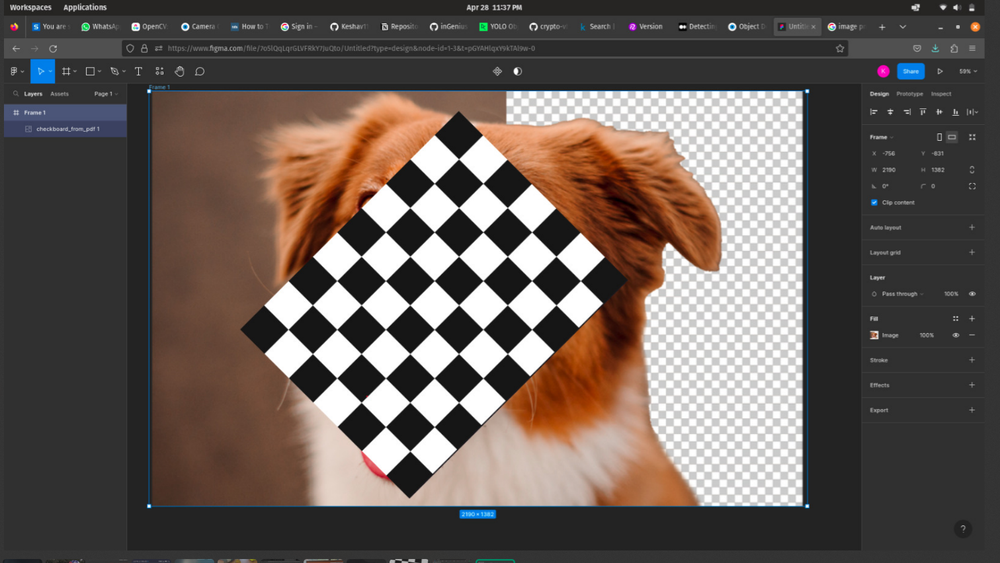
#> input picture CheckBoard/dis4.png, 1000 x 563 px, shrunk from 1512 x 852 before the run
$ python check.py
#> lines starting #> are read from the running program, lines starting #| are printed output that depends on the picture; after the words box and inside, x2 and y2 are one past the last pixel; in counts of white or black regions, pixels touching at a corner belong together; long printed decimals are rounded
# Import required modules
import cv2
import numpy as np

CHECKERBOARD = (6, 8)

criteria = (cv2.TERM_CRITERIA_EPS +
			cv2.TERM_CRITERIA_MAX_ITER, 30, 0.001)

threedpoints = []
twodpoints = []

objectp3d = np.zeros((1, CHECKERBOARD[0]
					* CHECKERBOARD[1],
					3), np.float32)

objectp3d[0, :, :2] = np.mgrid[0:CHECKERBOARD[0],
							0:CHECKERBOARD[1]].T.reshape(-1, 2)

# [12 lines of commented-out code are left out]
file = "CheckBoard/dis4.png"
# file = "CheckBoard\dis8.jpg"
# file =
image = cv2.imread(file)
#> image is the input picture: shape (563, 1000, 3); mean B, G, R 85.6, 91, 101.6

if image is None:
    print("Can not find image")
else:
    grayColor = cv2.cvtColor(image, cv2.COLOR_BGR2GRAY)
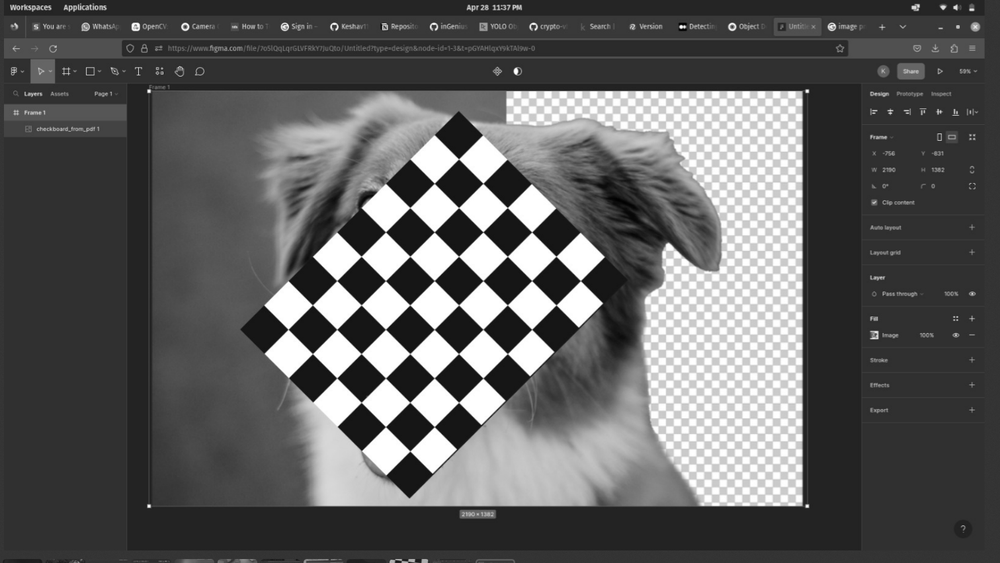
#> grayColor: shape (563, 1000); min 0, max 255, mean 93.6

ret, corners = cv2.findChessboardCorners(grayColor, CHECKERBOARD,cv2.CALIB_CB_ADAPTIVE_THRESH+ cv2.CALIB_CB_FAST_CHECK +cv2.CALIB_CB_NORMALIZE_IMAGE)
#> ret = True; corners = 48 rows, first 8: [458.6, 158.7], [483, 183.2], [507.3, 207.5], [531.6, 232], [555.9, 256.4], [580.5, 280.6], [434.4, 183.3], [458.5, 207.5]

print(ret)
#| True
if ret == True:
    threedpoints.append(objectp3d)

    corners2 = cv2.cornerSubPix(
        grayColor, corners, (11, 11), (-1, -1), criteria)
#> corners2 = 48 rows, first 8: [458.6, 158.9], [482.9, 183.3], [507.3, 207.6], [531.7, 231.9], [556, 256.3], [580.4, 280.6], [434.3, 183.3], [458.6, 207.6]
    twodpoints.append(corners2)
    image = cv2.drawChessboardCorners(image,
                                    CHECKERBOARD,
                                    corners2, ret)
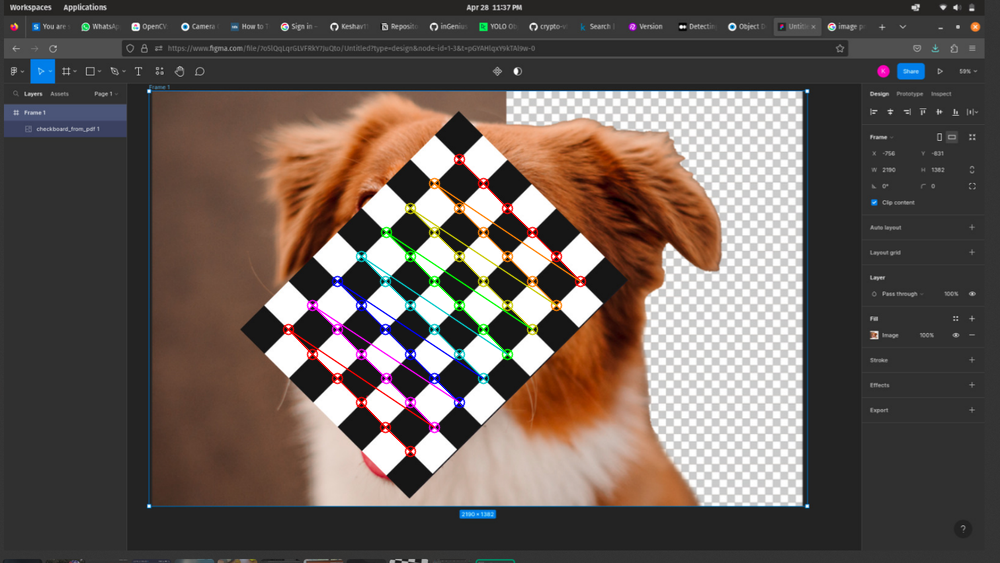
#> image: shape (563, 1000, 3); 1.8% of pixels changed, all inside (x1, y1, x2, y2) = (282, 153, 587, 458)

cv2.imshow('img', image)
cv2.waitKey(0)

cv2.destroyAllWindows()

h, w = image.shape[:2]
#> h = 563; w = 1000

ret, matrix, distortion, r_vecs, t_vecs = cv2.calibrateCamera(
	threedpoints, twodpoints, grayColor.shape[::-1], None, None)
#> ret = 0.0441; matrix = [[6064.6, 0, 500], [0, 6059.2, 353.7], [0, 0, 1]]; distortion = [[-1.14, 548.4, -0.0018, -0.00308, 1.06]]; r_vecs = ([0.00317, 0.00283, 0.785],); t_vecs = ([-1.2, -5.66, 176],)

# Displaying required output
print(" Camera matrix:")
print(matrix)
#| [[6.06459141e+03 0.00000000e+00 5.00048471e+02]
#|  [0.00000000e+00 6.05915694e+03 3.53744133e+02]
#|  [0.00000000e+00 0.00000000e+00 1.00000000e+00]]

print("\n Distortion coefficient:")
print(distortion)
#| [[-1.13708287e+00  5.48441680e+02 -1.80103216e-03 -3.08385730e-03
#|    1.06229610e+00]]

print("\n Rotation Vectors:")
print(r_vecs)
#| (array([[0.003166],
#|        [0.002831],
#|        [0.7854]]),)

print("\n Translation Vectors:")
print(t_vecs)
#| (array([[ -1.203],
#|        [ -5.660],
#|        [175.973]]),)

# file = "CheckBoard/dis8.jpg"
img = cv2.imread(file)

h,w = img.shape[:2]
newcameramtx, roi=cv2.getOptimalNewCameraMatrix(matrix,distortion,(w,h),1,(w,h))
#> newcameramtx = [[6162.8, 0, 499.7], [0, 6068, 353.3], [0, 0, 1]]; roi = (11, 12, 978, 545)

# undistort
dst = cv2.undistort(img, matrix, distortion, None, newcameramtx)
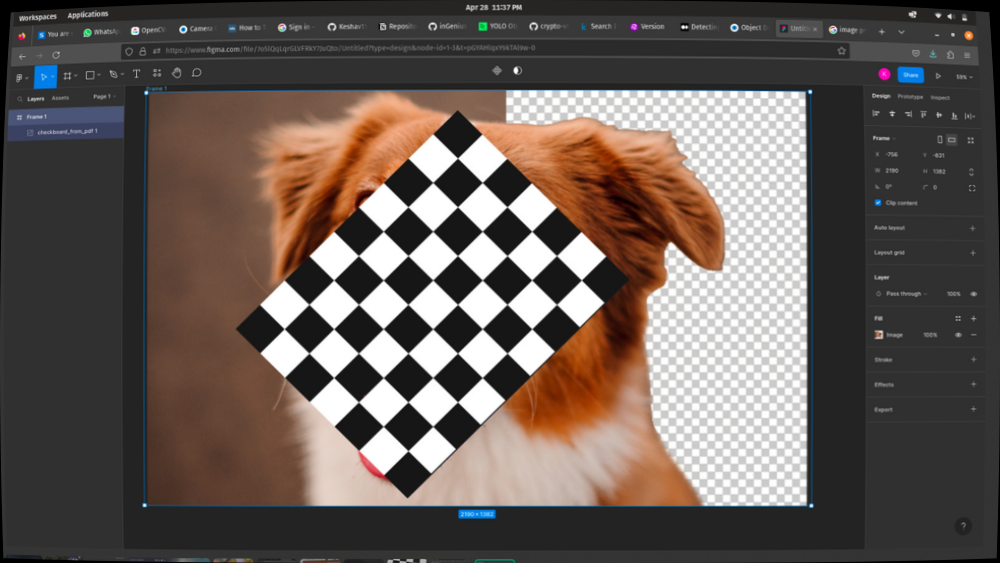
#> dst: shape (563, 1000, 3); mean B, G, R 85.3, 90.9, 101.7

# crop the image
x,y,w,h = roi
#> x = 11; y = 12; w = 978; h = 545

dst = dst[y:y+h, x:x+w]
#> dst: shape (545, 978, 3)
cv2.imwrite('calibresult.png',dst)

cv2.imshow('img', dst)
cv2.waitKey(0)

mapx,mapy = cv2.initUndistortRectifyMap(matrix,distortion,None,newcameramtx,(w,h),5)
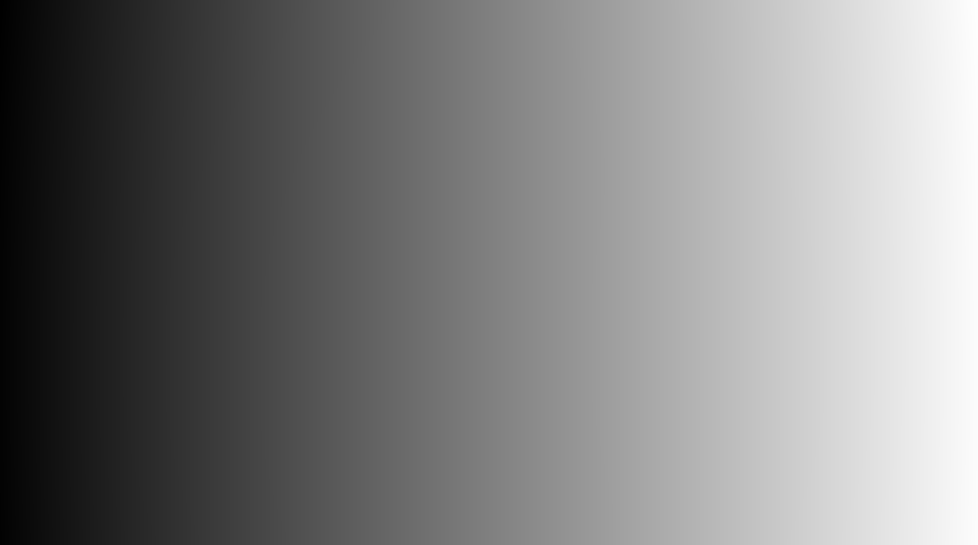
#> mapx: shape (545, 978) float32; min -13.39, max 987.2, mean 488.7; drawn with min black and max white
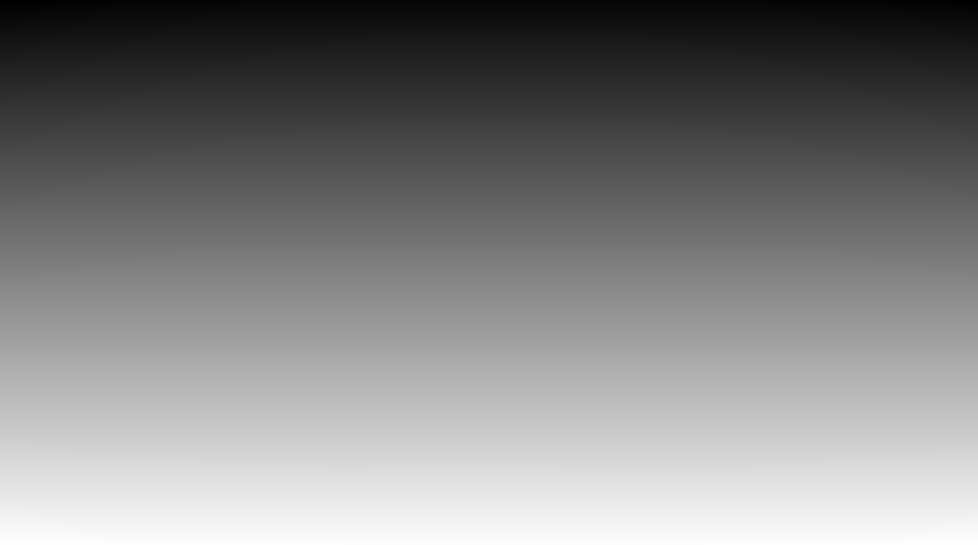
#> mapy: shape (545, 978) float32; min -14.59, max 548.5, mean 271.9; drawn with min black and max white
dst = cv2.remap(img,mapx,mapy,cv2.INTER_LINEAR)
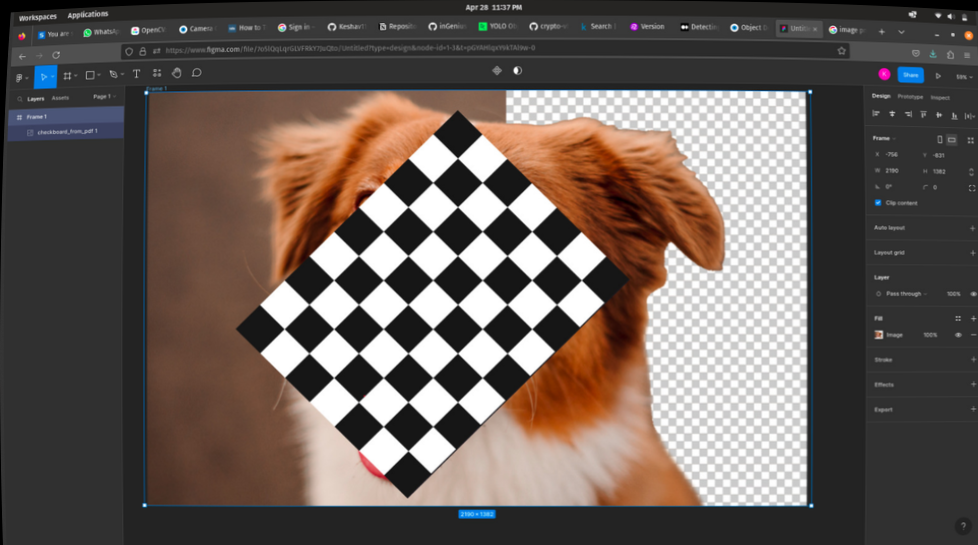
#> dst: shape (545, 978, 3); mean B, G, R 87.6, 93.4, 104.9

# crop the image
x,y,w,h = roi
dst = dst[y:y+h, x:x+w]
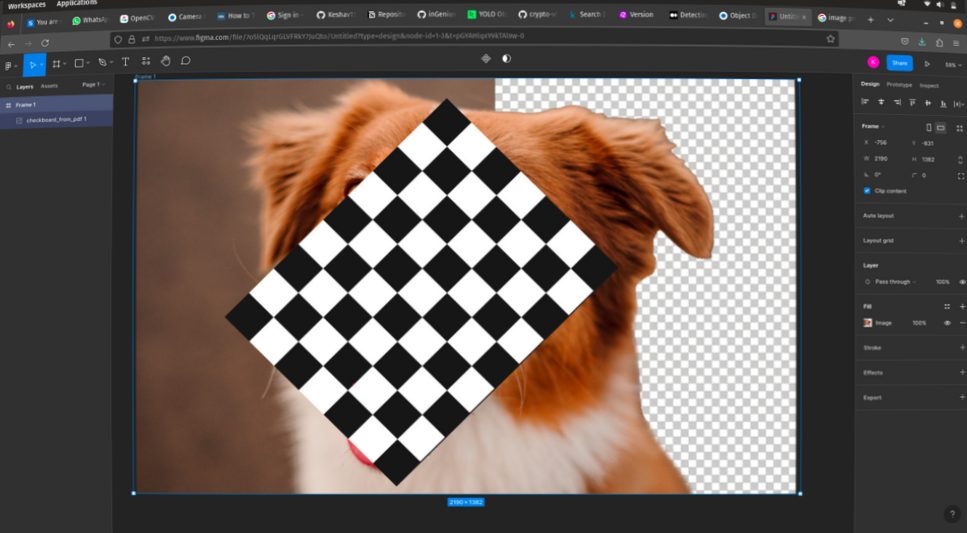
#> dst: shape (533, 967, 3); mean B, G, R 89.5, 95.5, 107.3
cv2.imwrite('calibresult2.png',dst)

cv2.imshow('img', dst)
cv2.waitKey(0)

mean_error = 0
for i in range(len(threedpoints)):
    imgPoint = twodpoints[i]
    objPoint = threedpoints[i]
    rvecs = r_vecs[i]
    tvecs = t_vecs[i]
    projPoints, _ = cv2.projectPoints(objPoint, rvecs, tvecs, matrix, distortion)
    error = cv2.norm(imgPoint, projPoints, cv2.NORM_L2) / len(projPoints)
    mean_error += error
#> this loop made 1 pass
#> (rvecs, tvecs, error, mean_error) on pass 1: ([0.00317, 0.00283, 0.785], [-1.2, -5.66, 176], 0.00637, 0.00637)
#> after the loop, mean_error = 0.00637

print("total error: {}".format(mean_error / len(threedpoints)))
#| total error: 0.006368

$ run again, with CheckBoard/dis2.png copied over CheckBoard/dis4.png
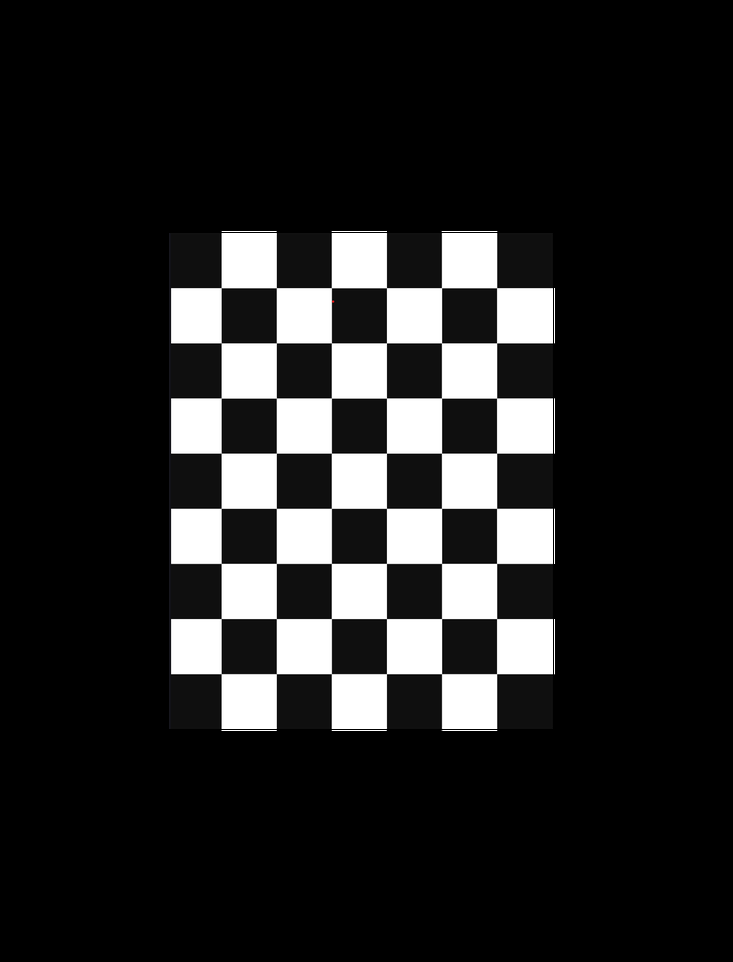
#> input picture CheckBoard/dis2.png, 733 x 962 px, shrunk from 1525 x 2000 before the run
#> image is the input picture: shape (962, 733, 3); mean B, G, R 36.1, 36.1, 36.1
#> `ret, corners = cv2.findChessboardCorners(grayColor, CHECKERBOARD,cv2.C..`: ret = True; corners = 48 rows, first 8: [221.3, 288.2], [276, 288], [331.2, 287.8], [386, 288.2], [442, 288.2], [497.2, 287.8], [221.1, 343.1], [276, 343]
#| True
#> corners2 = 48 rows, first 8: [221.2, 287.7], [276.3, 287.7], [331.4, 287.7], [386.5, 287.7], [441.5, 287.7], [496.6, 287.7], [221.2, 342.8], [276.4, 342.8]
#> `image = cv2.drawChessboardCorners(image, CHECKERBOARD, corners2, ret)`:
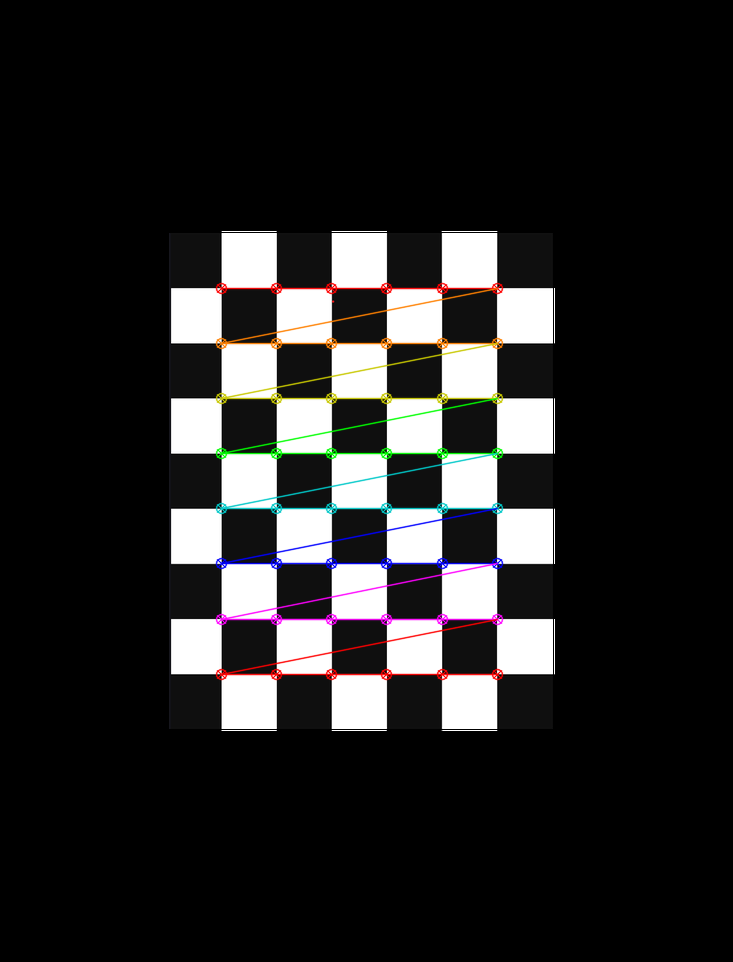
#> image: shape (962, 733, 3); 2.32% of pixels changed, all inside (x1, y1, x2, y2) = (215, 282, 504, 681)
#> `ret, matrix, distortion, r_vecs, t_vecs = cv2.calibrateCamera( threedp..`: ret = 0.0317; matrix = [[989.6, 0, 361.7], [0, 990.7, 520], [0, 0, 1]]; distortion = [[0.0236, -0.391, -0.00163, -0.00024, 1.81]]; r_vecs = ([-0.00286, 7.4e-06, -8.06e-06],); t_vecs = ([-2.55, -4.21, 17.99],)
#| [[989.644   0.         361.654]
#|  [  0.         990.651 520.012]
#|  [  0.           0.           1.        ]]
#| [[ 2.36100412e-02 -3.90786481e-01 -1.63331992e-03 -2.40304743e-04
#|    1.80633753e+00]]
#| (array([[-2.85747220e-03],
#|        [ 7.40445560e-06],
#|        [-8.05910875e-06]]),)
#| (array([[-2.550],
#|        [-4.212],
#|        [17.988]]),)
#> newcameramtx = [[990, 0, 361.6], [0, 999.4, 516.6], [0, 0, 1]]; roi = (17, 18, 697, 933)
#> `x,y,w,h = roi`: x = 17; y = 18; w = 697; h = 933
#> `dst = dst[y:y+h, x:x+w]`:
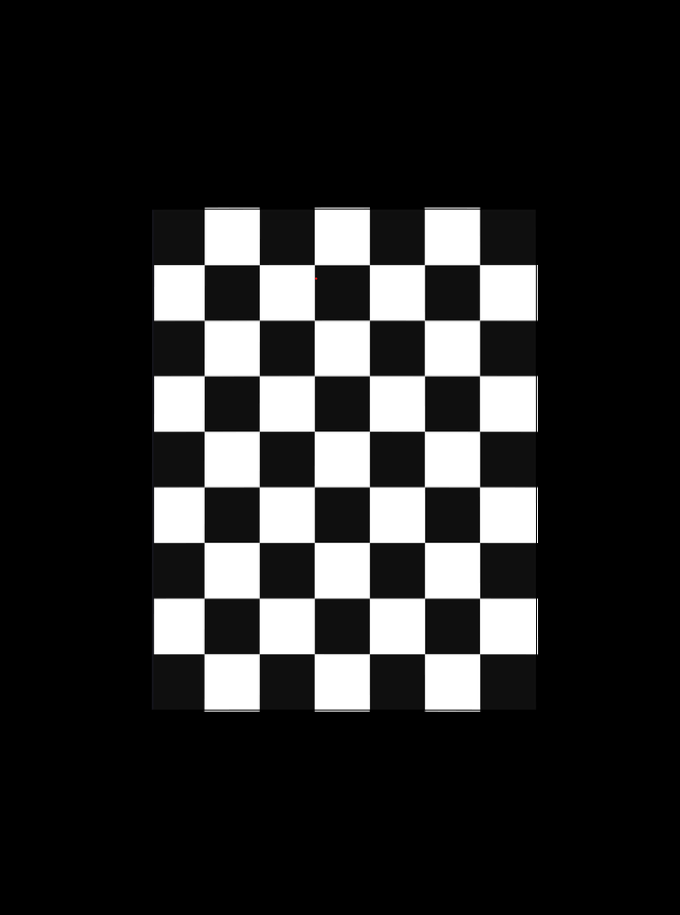
#> dst: shape (915, 680, 3); mean B, G, R 41.2, 41.2, 41.2
#> the loop `for i in range(len(threedpoints)):` made 1 pass
#> (rvecs, tvecs, error, mean_error) on pass 1: ([-0.00286, 7.4e-06, -8.06e-06], [-2.55, -4.21, 17.99], 0.00458, 0.00458)
#> after the loop `for i in range(len(threedpoints)):`: mean_error = 0.00458
#| total error: 0.004579
